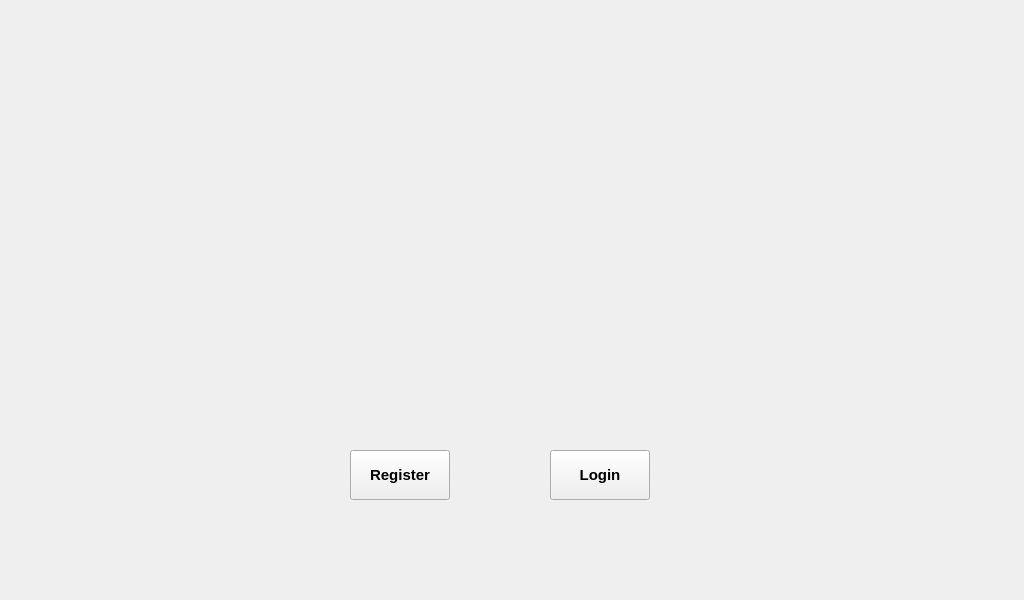
<?xml version="1.0" encoding="UTF-8"?>
<ui version="4.0">
 <class>MainWindow</class>
 <widget class="QMainWindow" name="MainWindow">
  <property name="geometry">
   <rect>
    <x>0</x>
    <y>0</y>
    <width>1024</width>
    <height>600</height>
   </rect>
  </property>
  <property name="windowTitle">
   <string>MainWindow</string>
  </property>
  <widget class="QWidget" name="centralWidget">
   <widget class="QPushButton" name="register_2">
    <property name="geometry">
     <rect>
      <x>350</x>
      <y>450</y>
      <width>100</width>
      <height>50</height>
     </rect>
    </property>
    <property name="font">
     <font>
      <pointsize>11</pointsize>
      <weight>75</weight>
      <bold>true</bold>
     </font>
    </property>
    <property name="text">
     <string>Register</string>
    </property>
   </widget>
   <widget class="QPushButton" name="login">
    <property name="geometry">
     <rect>
      <x>550</x>
      <y>450</y>
      <width>100</width>
      <height>50</height>
     </rect>
    </property>
    <property name="font">
     <font>
      <pointsize>11</pointsize>
      <weight>75</weight>
      <bold>true</bold>
     </font>
    </property>
    <property name="styleSheet">
     <string notr="true"/>
    </property>
    <property name="text">
     <string>Login</string>
    </property>
   </widget>
  </widget>
 </widget>
 <layoutdefault spacing="6" margin="11"/>
 <resources/>
 <connections/>
</ui>
